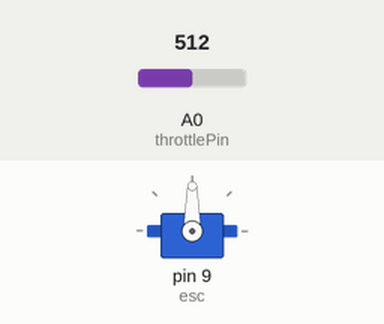
Simulated run of this sketch. Board: Arduino Uno, built with avr-gcc and run on an emulated ATmega328P. On the bench: servo. Inputs (shaded band) come from the test bench; at power-on: A0 (throttlePin) = 512.

Above: at 1.2 s.
1.3 s: A0 (throttlePin) set to 716
At 1.9 s:
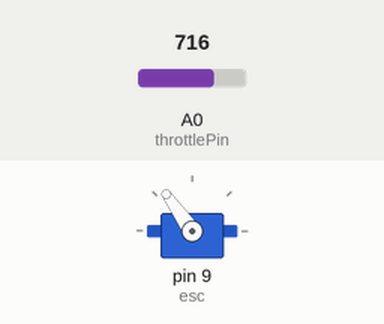
2.8 s: A0 (throttlePin) set to 900
At 3.9 s:
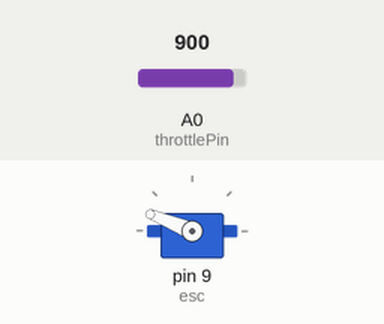
4.3 s: A0 (throttlePin) set to 1023
At 5.4 s:
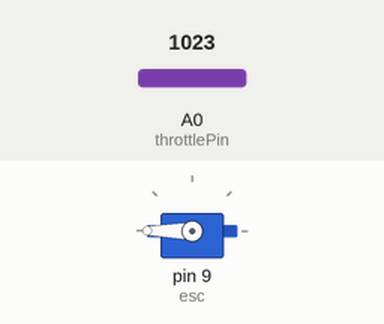
5.8 s: A0 (throttlePin) set to 306
At 6.2 s:
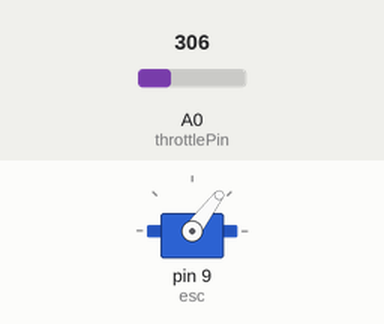
7.3 s: A0 (throttlePin) set to 122
At 7.7 s:
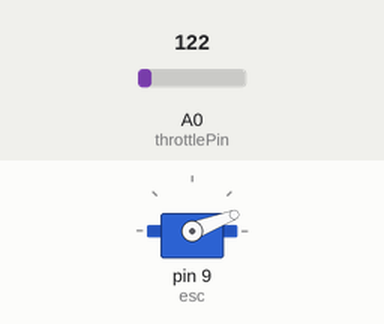
Timing chart, 0 to 9.8 s (numbered marks = the images above; inputs shaded):
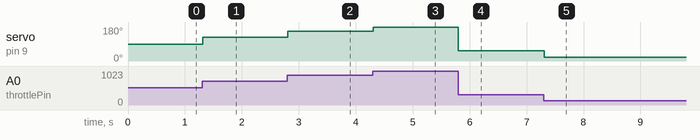

The sketch:

Control_ESC.ino
```cpp
#include <Servo.h>

Servo esc;  // create servo object to control a servo

int throttlePin = 0;  // analog pin used to connect the potentiometer
int val;    // variable to read the value from the analog pin

void setup() {
  esc.attach(9);  // attaches the servo on pin 9 to the servo object
}

void loop() {
  val = analogRead(throttlePin);            // reads the value of the potentiometer (value between 0 and 1023)
  val = map(val, 0, 1023, 0, 180);     // scale it to use it with the servo (value between 0 and 180)
  esc.write(val);                  // sets the servo position according to the scaled value
  delay(15);                           // waits for the servo to get there
}
```

Measured:
- after the input at 1.3 s, servo on pin 9 (esc): 90° → 125° at once
- after the input at 2.8 s, servo on pin 9 (esc): 125° → 158° at once
- after the input at 4.3 s, servo on pin 9 (esc): 158° → 180° at once
- after the input at 5.8 s, servo on pin 9 (esc): 180° → 53° at once
- after the input at 7.3 s, servo on pin 9 (esc): 53° → 21° at once
